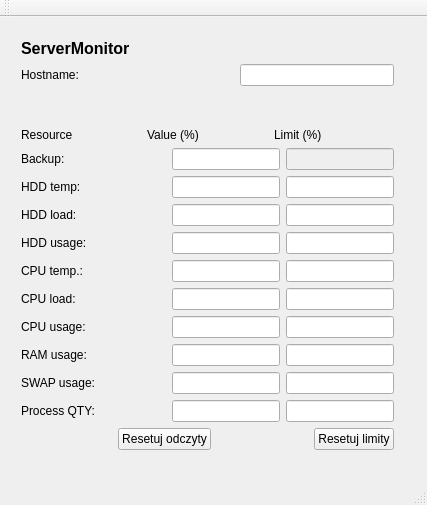
<?xml version="1.0" encoding="UTF-8"?>
<ui version="4.0">
 <class>MainWindow</class>
 <widget class="QMainWindow" name="MainWindow">
  <property name="geometry">
   <rect>
    <x>0</x>
    <y>0</y>
    <width>427</width>
    <height>505</height>
   </rect>
  </property>
  <property name="windowTitle">
   <string>MainWindow</string>
  </property>
  <widget class="QWidget" name="centralWidget">
   <widget class="QWidget" name="layoutWidget">
    <property name="geometry">
     <rect>
      <x>10</x>
      <y>10</y>
      <width>395</width>
      <height>434</height>
     </rect>
    </property>
    <layout class="QVBoxLayout" name="verticalLayout_3">
     <item>
      <layout class="QVBoxLayout" name="verticalLayout">
       <item>
        <layout class="QHBoxLayout" name="horizontalLayout_11">
         <item>
          <widget class="QLabel" name="label">
           <property name="font">
            <font>
             <pointsize>12</pointsize>
             <weight>75</weight>
             <bold>true</bold>
            </font>
           </property>
           <property name="text">
            <string>ServerMonitor</string>
           </property>
          </widget>
         </item>
         <item>
          <spacer name="horizontalSpacer_11">
           <property name="orientation">
            <enum>Qt::Horizontal</enum>
           </property>
           <property name="sizeHint" stdset="0">
            <size>
             <width>40</width>
             <height>20</height>
            </size>
           </property>
          </spacer>
         </item>
        </layout>
       </item>
       <item>
        <layout class="QHBoxLayout" name="horizontalLayout_15">
         <item>
          <widget class="QLabel" name="label_2">
           <property name="text">
            <string>Hostname:</string>
           </property>
          </widget>
         </item>
         <item>
          <spacer name="horizontalSpacer_13">
           <property name="orientation">
            <enum>Qt::Horizontal</enum>
           </property>
           <property name="sizeHint" stdset="0">
            <size>
             <width>40</width>
             <height>20</height>
            </size>
           </property>
          </spacer>
         </item>
         <item>
          <widget class="QLineEdit" name="lineEdit_hostname"/>
         </item>
        </layout>
       </item>
      </layout>
     </item>
     <item>
      <spacer name="verticalSpacer">
       <property name="orientation">
        <enum>Qt::Vertical</enum>
       </property>
       <property name="sizeHint" stdset="0">
        <size>
         <width>20</width>
         <height>40</height>
        </size>
       </property>
      </spacer>
     </item>
     <item>
      <layout class="QVBoxLayout" name="verticalLayout_2">
       <item>
        <layout class="QHBoxLayout" name="horizontalLayout_14">
         <item>
          <widget class="QLabel" name="label_3">
           <property name="text">
            <string>Resource</string>
           </property>
          </widget>
         </item>
         <item>
          <widget class="QLabel" name="label_4">
           <property name="text">
            <string>Value (%)</string>
           </property>
          </widget>
         </item>
         <item>
          <widget class="QLabel" name="label_5">
           <property name="text">
            <string>Limit (%)</string>
           </property>
          </widget>
         </item>
        </layout>
       </item>
       <item>
        <layout class="QHBoxLayout" name="horizontalLayout">
         <item>
          <widget class="QLabel" name="label_backup_server">
           <property name="text">
            <string>Backup:</string>
           </property>
          </widget>
         </item>
         <item>
          <spacer name="horizontalSpacer">
           <property name="orientation">
            <enum>Qt::Horizontal</enum>
           </property>
           <property name="sizeHint" stdset="0">
            <size>
             <width>40</width>
             <height>20</height>
            </size>
           </property>
          </spacer>
         </item>
         <item>
          <widget class="QLineEdit" name="lineEdit_backup_server"/>
         </item>
         <item>
          <widget class="QLineEdit" name="lineEdit_limit_backup_server">
           <property name="enabled">
            <bool>false</bool>
           </property>
          </widget>
         </item>
        </layout>
       </item>
       <item>
        <layout class="QHBoxLayout" name="horizontalLayout_2">
         <item>
          <widget class="QLabel" name="label_hdd_temp">
           <property name="text">
            <string>HDD temp:</string>
           </property>
          </widget>
         </item>
         <item>
          <spacer name="horizontalSpacer_2">
           <property name="orientation">
            <enum>Qt::Horizontal</enum>
           </property>
           <property name="sizeHint" stdset="0">
            <size>
             <width>40</width>
             <height>20</height>
            </size>
           </property>
          </spacer>
         </item>
         <item>
          <widget class="QLineEdit" name="lineEdit_hdd_temp"/>
         </item>
         <item>
          <widget class="QLineEdit" name="lineEdit_limit_hdd_temp"/>
         </item>
        </layout>
       </item>
       <item>
        <layout class="QHBoxLayout" name="horizontalLayout_3">
         <item>
          <widget class="QLabel" name="label_hdd_load">
           <property name="text">
            <string>HDD load:</string>
           </property>
          </widget>
         </item>
         <item>
          <spacer name="horizontalSpacer_3">
           <property name="orientation">
            <enum>Qt::Horizontal</enum>
           </property>
           <property name="sizeHint" stdset="0">
            <size>
             <width>40</width>
             <height>20</height>
            </size>
           </property>
          </spacer>
         </item>
         <item>
          <widget class="QLineEdit" name="lineEdit_hdd_load"/>
         </item>
         <item>
          <widget class="QLineEdit" name="lineEdit_limit_hdd_load"/>
         </item>
        </layout>
       </item>
       <item>
        <layout class="QHBoxLayout" name="horizontalLayout_4">
         <item>
          <widget class="QLabel" name="label_hdd_usage">
           <property name="text">
            <string>HDD usage:</string>
           </property>
          </widget>
         </item>
         <item>
          <spacer name="horizontalSpacer_4">
           <property name="orientation">
            <enum>Qt::Horizontal</enum>
           </property>
           <property name="sizeHint" stdset="0">
            <size>
             <width>40</width>
             <height>20</height>
            </size>
           </property>
          </spacer>
         </item>
         <item>
          <widget class="QLineEdit" name="lineEdit_hdd_usage"/>
         </item>
         <item>
          <widget class="QLineEdit" name="lineEdit_limit_hdd_usage"/>
         </item>
        </layout>
       </item>
       <item>
        <layout class="QHBoxLayout" name="horizontalLayout_5">
         <item>
          <widget class="QLabel" name="label_cpu_temp">
           <property name="text">
            <string>CPU temp.:</string>
           </property>
          </widget>
         </item>
         <item>
          <spacer name="horizontalSpacer_5">
           <property name="orientation">
            <enum>Qt::Horizontal</enum>
           </property>
           <property name="sizeHint" stdset="0">
            <size>
             <width>40</width>
             <height>20</height>
            </size>
           </property>
          </spacer>
         </item>
         <item>
          <widget class="QLineEdit" name="lineEdit_cpu_temp"/>
         </item>
         <item>
          <widget class="QLineEdit" name="lineEdit_limit_cpu_temp"/>
         </item>
        </layout>
       </item>
       <item>
        <layout class="QHBoxLayout" name="horizontalLayout_6">
         <item>
          <widget class="QLabel" name="label_cpu_load">
           <property name="text">
            <string>CPU load:</string>
           </property>
          </widget>
         </item>
         <item>
          <spacer name="horizontalSpacer_6">
           <property name="orientation">
            <enum>Qt::Horizontal</enum>
           </property>
           <property name="sizeHint" stdset="0">
            <size>
             <width>40</width>
             <height>20</height>
            </size>
           </property>
          </spacer>
         </item>
         <item>
          <widget class="QLineEdit" name="lineEdit_cpu_load"/>
         </item>
         <item>
          <widget class="QLineEdit" name="lineEdit_limit_cpu_load"/>
         </item>
        </layout>
       </item>
       <item>
        <layout class="QHBoxLayout" name="horizontalLayout_7">
         <item>
          <widget class="QLabel" name="label_cpu_usage">
           <property name="text">
            <string>CPU usage:</string>
           </property>
          </widget>
         </item>
         <item>
          <spacer name="horizontalSpacer_7">
           <property name="orientation">
            <enum>Qt::Horizontal</enum>
           </property>
           <property name="sizeHint" stdset="0">
            <size>
             <width>40</width>
             <height>20</height>
            </size>
           </property>
          </spacer>
         </item>
         <item>
          <widget class="QLineEdit" name="lineEdit_cpu_usage"/>
         </item>
         <item>
          <widget class="QLineEdit" name="lineEdit_limit_cpu_usage"/>
         </item>
        </layout>
       </item>
       <item>
        <layout class="QHBoxLayout" name="horizontalLayout_8">
         <item>
          <widget class="QLabel" name="label_ram_usage">
           <property name="text">
            <string>RAM usage:</string>
           </property>
          </widget>
         </item>
         <item>
          <spacer name="horizontalSpacer_8">
           <property name="orientation">
            <enum>Qt::Horizontal</enum>
           </property>
           <property name="sizeHint" stdset="0">
            <size>
             <width>40</width>
             <height>20</height>
            </size>
           </property>
          </spacer>
         </item>
         <item>
          <widget class="QLineEdit" name="lineEdit_ram_usage"/>
         </item>
         <item>
          <widget class="QLineEdit" name="lineEdit_limit_ram_usage"/>
         </item>
        </layout>
       </item>
       <item>
        <layout class="QHBoxLayout" name="horizontalLayout_9">
         <item>
          <widget class="QLabel" name="label_swap_usage">
           <property name="text">
            <string>SWAP usage:</string>
           </property>
          </widget>
         </item>
         <item>
          <spacer name="horizontalSpacer_9">
           <property name="orientation">
            <enum>Qt::Horizontal</enum>
           </property>
           <property name="sizeHint" stdset="0">
            <size>
             <width>40</width>
             <height>20</height>
            </size>
           </property>
          </spacer>
         </item>
         <item>
          <widget class="QLineEdit" name="lineEdit_swap_usage"/>
         </item>
         <item>
          <widget class="QLineEdit" name="lineEdit_limit_swap_usage"/>
         </item>
        </layout>
       </item>
       <item>
        <layout class="QHBoxLayout" name="horizontalLayout_10">
         <item>
          <widget class="QLabel" name="label_process_qty">
           <property name="text">
            <string>Process QTY:</string>
           </property>
          </widget>
         </item>
         <item>
          <spacer name="horizontalSpacer_10">
           <property name="orientation">
            <enum>Qt::Horizontal</enum>
           </property>
           <property name="sizeHint" stdset="0">
            <size>
             <width>40</width>
             <height>20</height>
            </size>
           </property>
          </spacer>
         </item>
         <item>
          <widget class="QLineEdit" name="lineEdit_process_qty"/>
         </item>
         <item>
          <widget class="QLineEdit" name="lineEdit_limit_process_qty"/>
         </item>
        </layout>
       </item>
       <item>
        <layout class="QHBoxLayout" name="horizontalLayout_13">
         <item>
          <spacer name="horizontalSpacer_14">
           <property name="orientation">
            <enum>Qt::Horizontal</enum>
           </property>
           <property name="sizeHint" stdset="0">
            <size>
             <width>40</width>
             <height>20</height>
            </size>
           </property>
          </spacer>
         </item>
         <item>
          <widget class="QPushButton" name="pushButton">
           <property name="text">
            <string>Resetuj odczyty</string>
           </property>
          </widget>
         </item>
         <item>
          <layout class="QHBoxLayout" name="horizontalLayout_12"/>
         </item>
         <item>
          <spacer name="horizontalSpacer_12">
           <property name="orientation">
            <enum>Qt::Horizontal</enum>
           </property>
           <property name="sizeHint" stdset="0">
            <size>
             <width>40</width>
             <height>20</height>
            </size>
           </property>
          </spacer>
         </item>
         <item>
          <widget class="QPushButton" name="pushButton_reset">
           <property name="text">
            <string>Resetuj limity</string>
           </property>
          </widget>
         </item>
        </layout>
       </item>
      </layout>
     </item>
    </layout>
   </widget>
  </widget>
  <widget class="QMenuBar" name="menuBar">
   <property name="geometry">
    <rect>
     <x>0</x>
     <y>0</y>
     <width>427</width>
     <height>21</height>
    </rect>
   </property>
  </widget>
  <widget class="QToolBar" name="mainToolBar">
   <attribute name="toolBarArea">
    <enum>TopToolBarArea</enum>
   </attribute>
   <attribute name="toolBarBreak">
    <bool>false</bool>
   </attribute>
  </widget>
  <widget class="QStatusBar" name="statusBar"/>
 </widget>
 <layoutdefault spacing="6" margin="11"/>
 <resources/>
 <connections/>
</ui>
